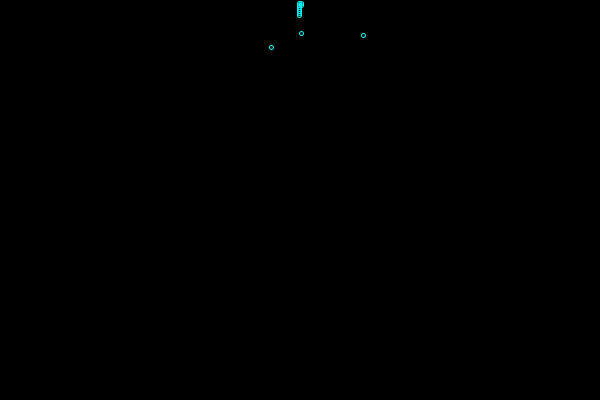
Frame 1 (no input)
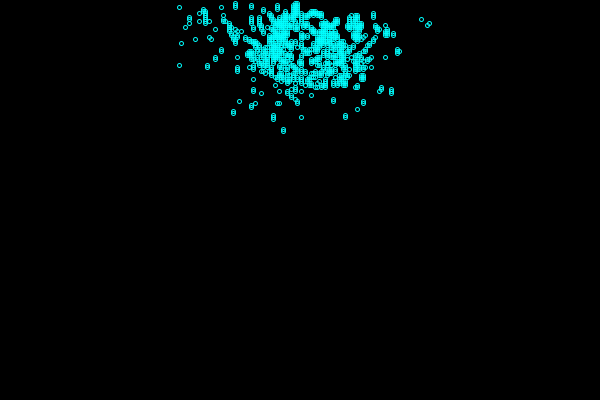
Frame 60 (the mouse pressed at the canvas centre just before this capture)
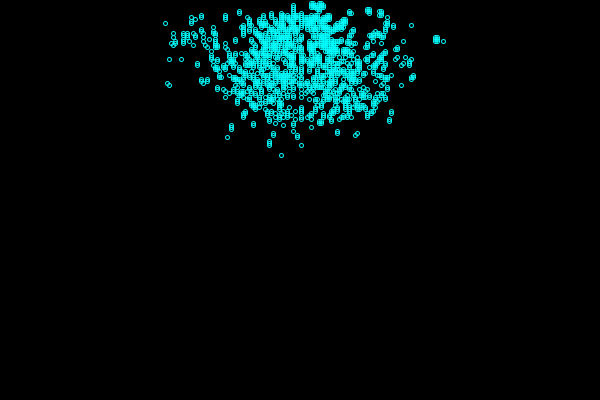
Frame 120 (the mouse held since frame 60 and released just before this capture)

The Processing sketch that drew these frames (run headless with seeded random() and noise(); from frame 60 on, the mouse is pressed at the canvas centre):

// Processing sketch: foam_sites
// ── foam_sites.pde
float SX, SY;
int SXindex, SYindex;
//source location, as a float or as a site number
float rmax;
//max distance from source to any position on screen, calculated in setup

boolean[][] sites, sitest;
//on or off for drawing bubbles

float[][] xx, yy;
float siteSizeX, siteSizeY;
//x and y coords of bubble at a given site, and width and height of each site

float yDrift=15;
float radialDrift=15;

float[] sitesX;
float[] sitesY;
//x and y coords for each site, initialized in setup for optimization

int numx=300;
int numy=200;
//number of sites in each dimension
float rad=1;
//bubble radius

int regions=50;
float dropOffExponent=1;
/*number of regions where bubble generation falls off as it gets away from source,
 and also exponential power according to which bubble generation
 falls off as a function of region */
int[] bnew=new int[regions];

int bdead=500;
int born=5;
int bdeadt;

float sr, stheta;
int sx, sy;
//temporary site indices
float dx, dy, r;

int neighbors;
//number of neighbors of a given site, another temporary variable



void setup() {
  smooth();

  size(600, 400);  
  SX=width/2;
  SY=0; //coordinates of "source" of bubbles
  SXindex= round (numx * SX /width);
  SYindex= round (numy * SY /height);
  siteSizeX=width / (float)numx;
  siteSizeY=height / (float)numy;

  sites=new boolean[numx][numy];
  sitest=new boolean[numx][numy];
  xx=new float[numx][numy];
  yy=new float[numx][numy];
  sitesX=new float[numx];
  sitesY=new float[numy];

  for (int i=0; i<numx; i++) sitesX[i]=width * (i+.5) / numx;
  for (int i=0; i<numy; i++) sitesY[i]=height * (i+.5) / numy;

  float rmax1=max( dist(SX, SY, 0, 0), dist(SX, SY, width, 0) );
  float rmax2=max( dist(SX, SY, 0, height), dist(SX, SY, width, height) );
  rmax=max(rmax1, rmax2);
}



void draw() {

  background(0);



  bdeadt=(int)random(bdead-bdead/2, bdead+bdead/2);

  for (int i=0; i<bdeadt; i++) {

    neighbors=0;
    sx=(int)random(0, numx);
    sy=(int)random(0, numy);

    if (sites [max(0, sx-1)] [sy] ) neighbors++;
    if (sites [min(numx-1, sx+1)] [sy] ) neighbors++;
    if (sites [sx] [max(0, sy-1)] ) neighbors++;
    if (sites [sx] [min(numy-1, sy+1)] ) neighbors++;

    if ( random(0, 1) * neighbors < 1.5 ) sites[sx][sy]=false;
  }



  for (int j=0; j<regions; j++) bnew[j]=(int)random(born-born/2, born+born/2)
    /  round(pow((j+1), dropOffExponent));

  for (int j=0; j<regions; j++) {
    for (int i=0; i<bnew[j]; i++) {

      neighbors=0;
      sr=random( rmax * (float)j / (float)regions, rmax * ((float)j + 1) / (float)regions );
      stheta=random(0, PI);
      sx= round( SX * numx  /  width ) + round( sr * cos(stheta) );
      sy= round( SY * numy  /  height ) + round( sr * sin(stheta) );

      if ( sx > 0 && sx < numx && sy > 0 && sy < numy ) { 
        if (sites [max(0, sx-1)] [sy] ) neighbors++;
        if (sites [min(numx-1, sx+1)] [sy] ) neighbors++;
        if (sites [sx] [max(0, sy-1)] ) neighbors++;
        if (sites [sx] [min(numy-1, sy+1)] ) neighbors++;
        if (sites [max(0, sx-1)] [max(0, sy-1)] ) neighbors++;
        if (sites [max(0, sx-1)] [min(numy-1, sy+1)] ) neighbors++;
        if (sites [min(numx-1, sx+1)] [max(0, sy-1)] ) neighbors++;
        if (sites [min(numx-1, sx+1)] [min(numy-1, sy+1)] ) neighbors++;

        if ( random(0, 1) * (neighbors + 1) / 8 > (1/12) ) sites[sx][sy]=true;
      }
    }
  }



  stroke(0, 255, 255);
  noFill();
  for (int i=0; i<numx; i++) {
    for (int j=0; j<numy; j++) {
      if (sites[i][j]) {
        ellipse(sitesX[i], sitesY[j], 4*rad, 4*rad);

        r = sqrt(sq(i-SXindex)+sq(j-SYindex));
        dx = radialDrift * ((i-SXindex) / r) / r;     //     cosø / r
        dy = yDrift / r + radialDrift * ((j-SYindex) / r) / r;
        xx[i][j]+=dx;
        yy[i][j]+=dy;
        if ( abs(xx[i][j]) > siteSizeX || abs(yy[i][j]) > siteSizeY) {


          if ( xx[i][j] > siteSizeX ) {
            sites[min(i+1, numx-1)][j]=true;
            xx[min(i+1, numx-1)][j]=-dx/2;
            yy[min(i+1, numx-1)][j]=yy[i][j];
          }
          if ( -xx[i][j] > siteSizeX ) {
            sites[max(i-1, 0)][j]=true;
            xx[max(i-1, 0)][j]=-dx/2;
            yy[max(i-1, 0)][j]=yy[i][j];
          }
          if ( yy[i][j] > siteSizeY ) {
            if (sites[i][min(j+1, numy-1)]) {
              sites[i][min(j+2, numy-1)]=true;
              xx[i][min(j+2, numy-1)]=xx[i][j+1];
              yy[i][min(j+2, numy-1)]=-dy/2;
              xx[i][min(j+1, numy-1)]=xx[i][j];
              yy[i][min(j+1, numy-1)]=-dy/2;
            } 
            else {
              sites[i][min(j+1, numy-1)]=true;
              xx[i][min(j+1, numy-1)]=xx[i][j];
              yy[i][min(j+1, numy-1)]=-dy/2;
            }
          }
          if ( -yy[i][j] > siteSizeY ) {
            sites[i][max(j-1, 0)]=true;
            xx[i][max(j-1, 0)]=xx[i][j];
            yy[i][max(j-1, 0)]=-dy/2;
          }

          xx[i][j]=0;
          yy[i][j]=0;
          sites[i][j]=false;
        }
      }
    }
  }
}
